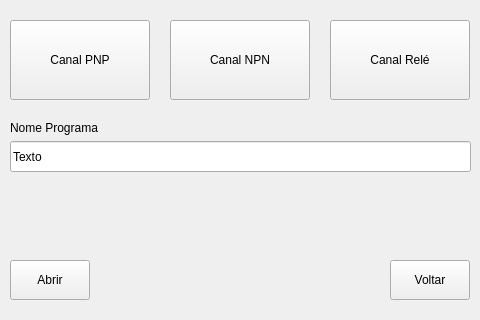
<?xml version="1.0" encoding="UTF-8"?>
<ui version="4.0">
 <class>frmConfig</class>
 <widget class="QWidget" name="frmConfig">
  <property name="geometry">
   <rect>
    <x>0</x>
    <y>0</y>
    <width>480</width>
    <height>320</height>
   </rect>
  </property>
  <property name="windowTitle">
   <string>Form</string>
  </property>
  <widget class="QPushButton" name="btCanalPNP">
   <property name="geometry">
    <rect>
     <x>10</x>
     <y>20</y>
     <width>140</width>
     <height>80</height>
    </rect>
   </property>
   <property name="text">
    <string>Canal PNP</string>
   </property>
  </widget>
  <widget class="QPushButton" name="btCanalNPN">
   <property name="geometry">
    <rect>
     <x>170</x>
     <y>20</y>
     <width>140</width>
     <height>80</height>
    </rect>
   </property>
   <property name="text">
    <string>Canal NPN</string>
   </property>
  </widget>
  <widget class="QPushButton" name="btCanalRele">
   <property name="geometry">
    <rect>
     <x>330</x>
     <y>20</y>
     <width>140</width>
     <height>80</height>
    </rect>
   </property>
   <property name="text">
    <string>Canal Relé</string>
   </property>
  </widget>
  <widget class="QLineEdit" name="txNomeProg">
   <property name="geometry">
    <rect>
     <x>10</x>
     <y>141</y>
     <width>461</width>
     <height>31</height>
    </rect>
   </property>
   <property name="text">
    <string>Texto</string>
   </property>
  </widget>
  <widget class="QLabel" name="label">
   <property name="geometry">
    <rect>
     <x>10</x>
     <y>120</y>
     <width>111</width>
     <height>16</height>
    </rect>
   </property>
   <property name="text">
    <string>Nome Programa</string>
   </property>
  </widget>
  <widget class="QPushButton" name="btVoltar">
   <property name="geometry">
    <rect>
     <x>390</x>
     <y>260</y>
     <width>80</width>
     <height>40</height>
    </rect>
   </property>
   <property name="text">
    <string>Voltar</string>
   </property>
  </widget>
  <widget class="QPushButton" name="btAbrir">
   <property name="geometry">
    <rect>
     <x>10</x>
     <y>260</y>
     <width>80</width>
     <height>40</height>
    </rect>
   </property>
   <property name="text">
    <string>Abrir</string>
   </property>
  </widget>
 </widget>
 <resources/>
 <connections/>
</ui>
